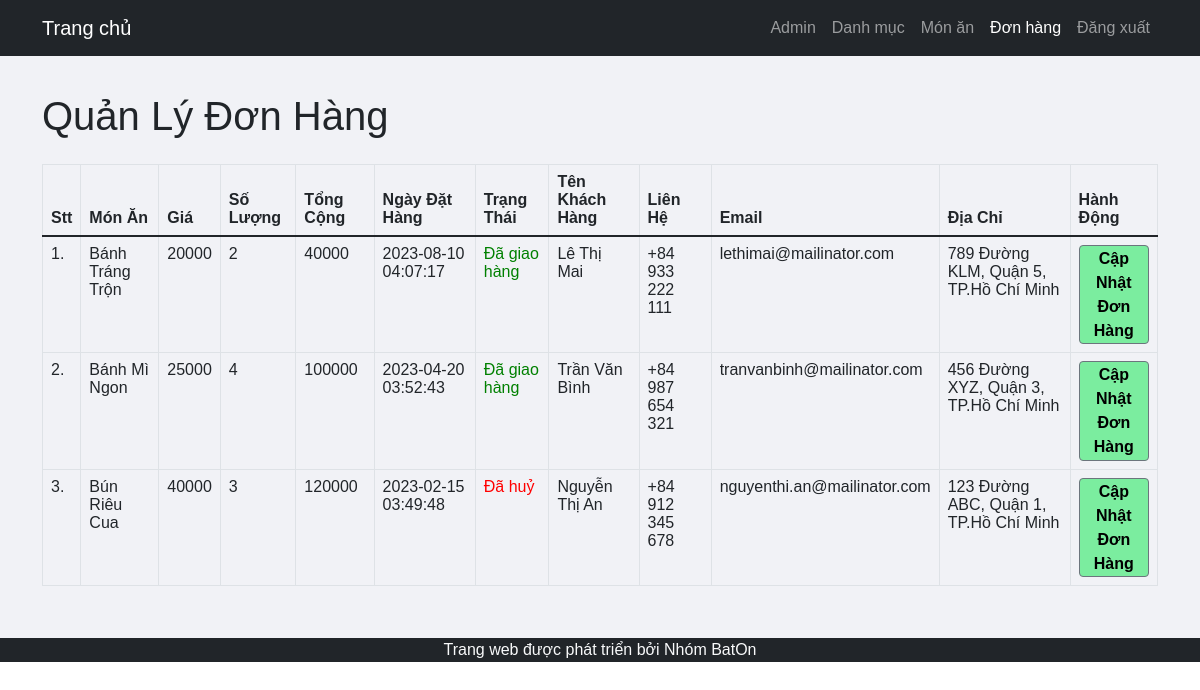
Before: /admin/manage-order.php (signed in) with the older database file.
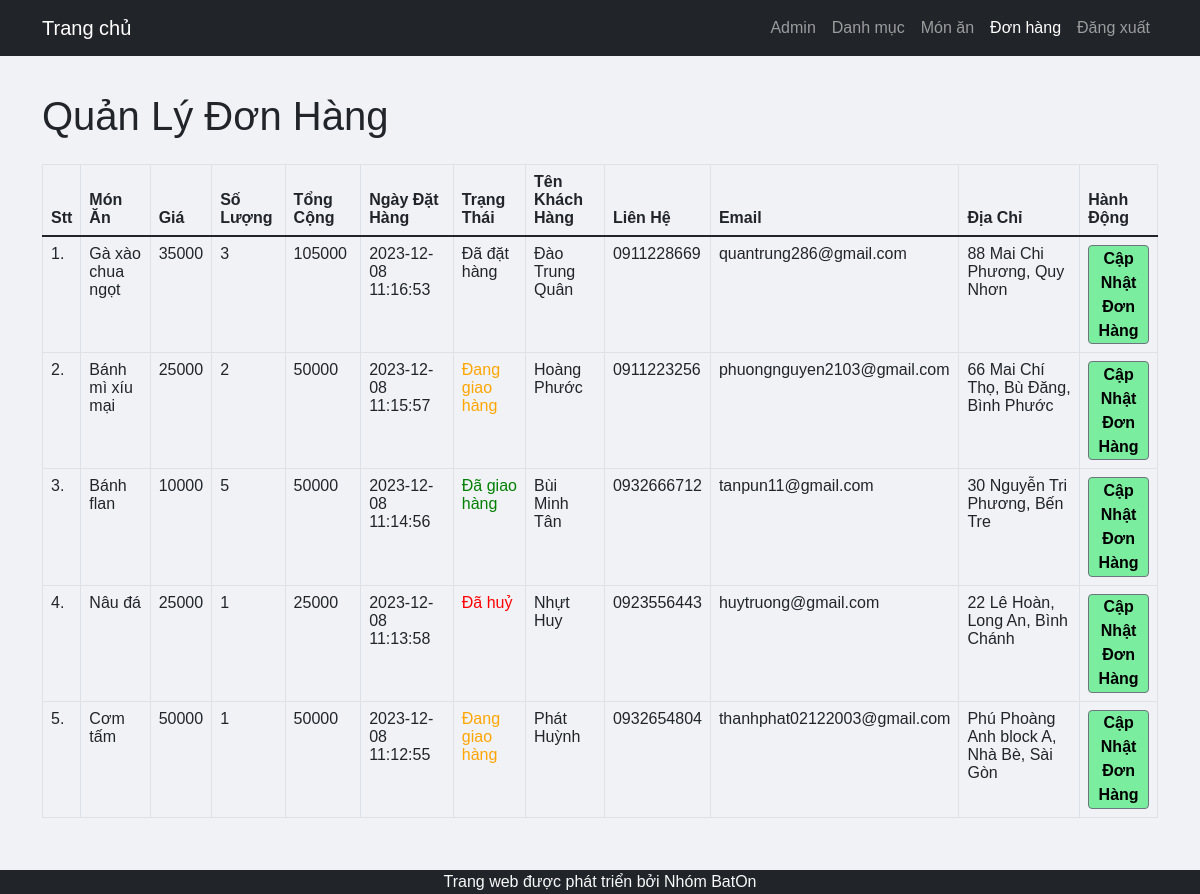
After: the same page with the newer database file.
### tables this page shows
CREATE TABLE `tbl_order` (
  `id` int(10) UNSIGNED NOT NULL,
  `food` varchar(150) NOT NULL,
  `price` int(10) NOT NULL,
  `qty` int(11) NOT NULL,
  `total` int(10) NOT NULL,
  `order_date` datetime NOT NULL,
  `status` varchar(50) NOT NULL,
  `customer_name` varchar(150) NOT NULL,
  `customer_contact` varchar(20) NOT NULL,
  `customer_email` varchar(150) NOT NULL,
  `customer_address` varchar(255) NOT NULL
);

### admin/oop/Order.php (called while the page is built, shortened)
<?php
class Order
{
  private $id;
  private $food;
  private $price;
  private $qty;
  private $total;
  private $order_date;
  private $status;
  private $customer_name;
  private $customer_contact;
  private $customer_email;
  private $customer_address;
  public function __construct(
    $id,
    $food,
    $price,
    $qty,
    $total,
    $order_date,
    $status,
    $customer_name,
    $customer_contact,
    $customer_email,
    $customer_address
  ) {
    $this->id = $id;
    $this->food = $food;
    $this->price = $price;
    $this->qty = $qty;
    $this->total = $total;
    $this->order_date = $order_date;
    $this->status = $status;
    $this->customer_name = $customer_name;
    $this->customer_contact = $customer_contact;
    $this->customer_email = $customer_email;
    $this->customer_address = $customer_address;
  }
  public function getId()
  {
    return $this->id;
  }
  public function getFood()
  {
    return $this->food;
  }
  public function getPrice()
  {
    return $this->price;
  }
  public function getQty()
  {
    return $this->qty;
  }
  public function getTotal()
  {
    return $this->total;
  }
  public function getOrderDate()
  {
    return $this->order_date;
  }
  public function getStatus()
  {
    return $this->status;
  }
  public function getCustomerName()
  {
    return $this->customer_name;
  }
  public function getCustomerContact()
  {
    return $this->customer_contact;
  }
  public function getCustomerEmail()
  {
    return $this->customer_email;
  }
  public function getCustomerAddress()
  {
    return $this->customer_address;
  }
  public static function getAllOrders()
  {
    global $conn;
    $sql = "SELECT * FROM tbl_order ORDER BY id DESC";
    $res = mysqli_query($conn, $sql);
    $orders = [];
    if ($res) {
      while ($row = mysqli_fetch_assoc($res)) {
        $order = new Order(
          $row['id'],
          $row['food'],
          $row['price'],
          $row['qty'],
          $row['total'],
          $row['order_date'],
          $row['status'],
          $row['customer_name'],
          $row['customer_contact'],
          $row['customer_email'],
          $row['customer_address']
        );
        $orders[] = $order;
      }
    }
    return $orders;
  }
}
?>

### admin/manage-order.php (the view, shortened to what this page needs)
<?php
include('partials/menu.php');
include('oop/Order.php');
?>
<div class="main-content">
    <div class="container">
        <h1 class="mb-4">Quản Lý Đơn Hàng</h1>
        <table class="table table-bordered">
            <thead>
                <tr>
                    <th>Stt</th>
                    <th>Món Ăn</th>
                    <th>Giá</th>
                    <th>Số Lượng</th>
                    <th>Tổng Cộng</th>
                    <th>Ngày Đặt Hàng</th>
                    <th>Trạng Thái</th>
                    <th>Tên Khách Hàng</th>
                    <th>Liên Hệ</th>
                    <th>Email</th>
                    <th>Địa Chỉ</th>
                    <th>Hành Động</th>
                </tr>
            </thead>
            <tbody>
                <?php
                $orders = Order::getAllOrders();
                $sn = 1;
                if (!empty($orders)) {
                    foreach ($orders as $order) {
                        $id = $order->getId();
                        $food = $order->getFood();
                        $price = $order->getPrice();
                        $qty = $order->getQty();
                        $total = $order->getTotal();
                        $order_date = $order->getOrderDate();
                        $status = $order->getStatus();
                        $customer_name = $order->getCustomerName();
                        $customer_contact = $order->getCustomerContact();
                        $customer_email = $order->getCustomerEmail();
                        $customer_address = $order->getCustomerAddress();
                        ?>
                        <tr>
                            <td>
                                <?php echo $sn++; ?>.
                            </td>
                            <td>
                                <?php echo $food; ?>
                            </td>
                            <td>
                                <?php echo $price; ?>
                            </td>
                            <td>
                                <?php echo $qty; ?>
                            </td>
                            <td>
                                <?php echo $total; ?>
                            </td>
                            <td>
                                <?php echo $order_date; ?>
                            </td>
                            <td>
                                <?php
                                if ($status == "Đã đặt hàng") {
                                    echo "<label>$status</label>";
                                } elseif ($status == "Đang giao hàng") {
                                    echo "<label style='color: orange;'>$status</label>";
                                } elseif ($status == "Đã giao hàng") {
                                    echo "<label style='color: green;'>$status</label>";
                                } elseif ($status == "Đã huỷ") {
                                    echo "<label style='color: red;'>$status</label>";
                                }
                                ?>
                            </td>
                            <td>
                                <?php echo $customer_name; ?>
                            </td>
                            <td>
                                <?php echo $customer_contact; ?>
                            </td>
                            <td>
                                <?php echo $customer_email; ?>
                            </td>
                            <td>
                                <?php echo $customer_address; ?>
                            </td>
                            <td>
                                <a href="<?php echo SITEURL; ?>admin/update-order.php?id=<?php echo $id; ?>"
                                    class="btn btn-secondary">Cập Nhật Đơn Hàng</a>
                            </td>
                        </tr>
                        <?php
                    }
                } else {
                    echo "<tr><td colspan='12' class='alert alert-warning'>Không có đơn hàng</td></tr>";
                }
                ?>
            </tbody>
        </table>
    </div>
</div>
<?php include('partials/footer.php'); ?>

### admin/partials/menu.php (shortened to what this page needs)
<?php
function isCurrentPage($pageName)
{
    $currentPage = basename($_SERVER['PHP_SELF']);
    return ($currentPage === $pageName) ? 'active' : '';
}
?>
<html>
<head>
    <link href="https://cdn.jsdelivr.net/npm/bootstrap@5.1.3/dist/css/bootstrap.min.css" rel="stylesheet"
 />
    <link rel="stylesheet" href="../css/admin.css">
</head>
<body>
    <nav class="navbar navbar-expand-lg navbar-dark bg-dark">
        <div class="container">
            <a class="navbar-brand" href="/admin/index.php">Trang chủ</a>
            <div class="collapse navbar-collapse" id="navbarNav">
                <ul class="navbar-nav ms-auto">
                    <li class="nav-item <?php echo isCurrentPage('manage-admin.php'); ?>"><a class="nav-link"
                            href="/admin/manage-admin.php">Admin</a></li>
                    <li class="nav-item <?php echo isCurrentPage('manage-category.php'); ?>"><a class="nav-link"
                            href="/admin/manage-category.php">Danh mục</a></li>
                    <li class="nav-item <?php echo isCurrentPage('manage-food.php'); ?>"><a class="nav-link"
                            href="/admin/manage-food.php">Món ăn</a></li>
                    <li class="nav-item <?php echo isCurrentPage('manage-order.php'); ?>"><a class="nav-link"
                            href="/admin/manage-order.php">Đơn hàng</a></li>
                    <li class="nav-item <?php echo isCurrentPage('logout.php'); ?>"><a class="nav-link"
                            href="/admin/logout.php">Đăng xuất</a></li>
                </ul>
            </div>
        </div>
    </nav>

### admin/partials/footer.php (shortened to what this page needs)
<footer class="footer bg-dark text-light">
    <div class="container">
        <p class="text-center mb-0">Trang web được phát triển bởi Nhóm BatOn</p>
    </div>
</footer>
</body>
</html>

### css/admin.css (style rules this page uses)
* { margin: 0; padding: 0; font-family: Arial, Helvetica, sans-serif; }
.text-center { text-align: center; }
table tr th { border-bottom: 1px solid black; padding: 1%; text-align: left; }
table tr td { padding: 1%; }
.btn-secondary { background-color: #7bed9f; padding: 1%; color: black; text-decoration: none; font-weight: bold; }
.main-content { background-color: #f1f2f6; padding: 3% 0; }
.footer { background-color: #ff4757; color: white; }
.active > .nav-link { color: #fff !important; }

Changed rows visible on the page:
removed tbl_order: food "Bánh Tráng Trộn", price "20000", qty "2", total "40000", order_date "2023-08-10 04:07:17", status "Đã giao hàng", customer_name "Lê Thị Mai", customer_contact "+84 933 222 111", customer_email "lethimai@mailinator.com", customer_address "789 Đường KLM, Quận 5, TP.Hồ Chí Minh"
removed tbl_order: food "Bánh Mì Ngon", price "25000", qty "4", total "100000", order_date "2023-04-20 03:52:43", status "Đã giao hàng", customer_name "Trần Văn Bình", customer_contact "+84 987 654 321", customer_email "tranvanbinh@mailinator.com", customer_address "456 Đường XYZ, Quận 3, TP.Hồ Chí Minh"
removed tbl_order: food "Bún Riêu Cua", price "40000", qty "3", total "120000", order_date "2023-02-15 03:49:48", status "Đã huỷ", customer_name "Nguyễn Thị An", customer_contact "+84 912 345 678", customer_email "nguyenthi.an@mailinator.com", customer_address "123 Đường ABC, Quận 1, TP.Hồ Chí Minh"
added tbl_order: food "Gà xào chua ngọt", price "35000", qty "3", total "105000", order_date "2023-12-08 11:16:53", status "Đã đặt hàng", customer_name "Đào Trung Quân", customer_contact "0911228669", customer_email "quantrung286@gmail.com", customer_address "88 Mai Chi Phương, Quy Nhơn"
added tbl_order: food "Bánh mì xíu mại", price "25000", qty "2", total "50000", order_date "2023-12-08 11:15:57", status "Đang giao hàng", customer_name "Hoàng Phước", customer_contact "0911223256", customer_email "phuongnguyen2103@gmail.com", customer_address "66 Mai Chí Thọ, Bù Đăng, Bình Phước"
added tbl_order: food "Bánh flan", price "10000", qty "5", total "50000", order_date "2023-12-08 11:14:56", status "Đã giao hàng", customer_name "Bùi Minh Tân", customer_contact "0932666712", customer_email "tanpun11@gmail.com", customer_address "30 Nguyễn Tri Phương, Bến Tre"
added tbl_order: food "Nâu đá", price "25000", qty "1", total "25000", order_date "2023-12-08 11:13:58", status "Đã huỷ", customer_name "Nhựt Huy", customer_contact "0923556443", customer_email "huytruong@gmail.com", customer_address "22 Lê Hoàn, Long An, Bình Chánh"
added tbl_order: food "Cơm tấm", price "50000", qty "1", total "50000", order_date "2023-12-08 11:12:55", status "Đang giao hàng", customer_name "Phát Huỳnh", customer_contact "0932654804", customer_email "thanhphat02122003@gmail.com", customer_address "Phú Phoàng Anh block A, Nhà Bè, Sài Gòn"
